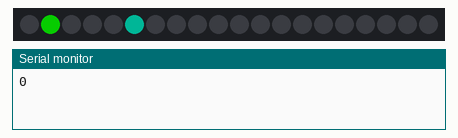
The sketch below on a simulated Arduino Uno, built with avr-gcc and run on an emulated ATmega328P. Parts: 20 RGB LEDs in strip order, left to right, the last lines printed to the serial monitor. Dim RGB values are drawn brighter than linear; random numbers use the default seed unless the sketch sets one.

Above: at 1.19 s.
At 5.05 s:
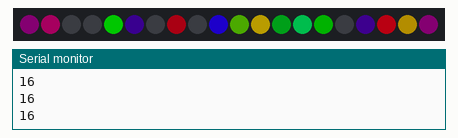
At 15.09 s:
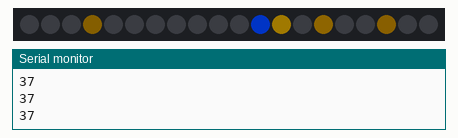
At 20.11 s:
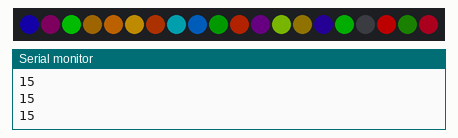
At 35.12 s:
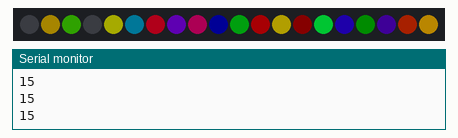
At 39.81 s:
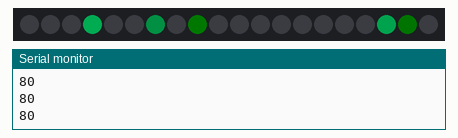

The sketch:

aatemplate.ino
```cpp
/* Display Template for FastLED

By: Andrew Tuline

Date: Oct, 2014

This is a simple FastLED display sequence template. This template also includes a time (rather than loop) based demo sequencer as well as a frame rate counter.

*/


#include "FastLED.h"                                          // FastLED library.

// Fixed definitions cannot change on the fly.
#define LED_DT 12                                             // Data pin to connect to the strip.
#define LED_CK 11
#define COLOR_ORDER BGR                                       // It's GRB for WS2812B
#define LED_TYPE APA102                                       // What kind of strip are you using (WS2801, WS2812B or APA102)?
#define NUM_LEDS 20                                           // Number of LED's.

// Initialize changeable global variables.
uint8_t max_bright = 128;                                     // Overall brightness definition. It can be changed on the fly.

struct CRGB leds[NUM_LEDS];                                   // Initialize our LED array.


// Define variables used by the sequences.
int      twinkrate = 100;                                     // The higher the value, the lower the number of twinkles.
uint8_t  thisdelay =  20;                                     // A delay value for the sequence(s).
uint8_t   thisfade =   8;                                     // How quickly does it fade? Lower = slower fade rate.
uint8_t    thishue =  50;                                     // The hue.
uint8_t    thissat = 100;                                     // The saturation, where 255 = brilliant colours.
uint8_t    thisbri = 255;                                     // Brightness of a sequence.
bool       randhue =   0;                                     // Do we want random colours all the time? 1 = yes.


void setup() {
  delay(1000);                                                 // Power-up safety delay or something like that.
  Serial.begin(57600);

//  LEDS.addLeds<LED_TYPE, LED_DT, COLOR_ORDER>(leds, NUM_LEDS);          // Use this for WS2812B
  LEDS.addLeds<LED_TYPE, LED_DT, LED_CK, COLOR_ORDER>(leds, NUM_LEDS);  // Use this for WS2801 or APA102

  FastLED.setBrightness(max_bright);
  set_max_power_in_volts_and_milliamps(5, 500);               // FastLED 2.1 Power management set at 5V, 500mA.
} // setup()


void loop () {
  ChangeMe();                                                 // Check the demo loop for changes to the variables.
  twinkle();                                                  // Call our sequence.
  show_at_max_brightness_for_power();                         // Power managed display of LED's.
  delay_at_max_brightness_for_power(2.5*thisdelay);           // Power managed FastLED delay.
  Serial.println(LEDS.getFPS());                            // Display frames per second on the serial monitor. Disable the delay in order to see how fast/efficient your sequence is.
} // loop()


void twinkle() {
  if (twinkrate < NUM_LEDS) twinkrate = NUM_LEDS;             // Makes sure the twinkrate will cover ALL of the LED's as it's used as the maximum LED index value.
  int i = random16(twinkrate);													      // A random number based on twinkrate. Higher number => fewer twinkles.
  if (randhue) thishue = random16(0,255);                     // Randomize every LED if TRUE
  if (i < NUM_LEDS) leds[i] = CHSV(thishue, thissat, thisbri); // Only the lowest probability twinkles will do. You could even randomize the hue/saturation.
  for (int j = 0; j < NUM_LEDS; j++) leds[j].fadeToBlackBy(thisfade); // Use the FastLED 2.1 fade method.
} // twinkle()


void ChangeMe() {                                             // A time (rather than loop) based demo sequencer. This gives us full control over the length of each sequence.
  uint8_t secondHand = (millis() / 1000) % 15;                // IMPORTANT!!! Change '15' to a different value to change duration of the loop.
  static uint8_t lastSecond = 99;                             // Static variable, means it's only defined once. This is our 'debounce' variable.
  if (lastSecond != secondHand) {                             // Debounce to make sure we're not repeating an assignment.
    lastSecond = secondHand;
    if (secondHand ==  0)  {thisdelay = 20; randhue = 1; thissat=255; thisfade=16; thisdelay=50; twinkrate=20;}  // You can change values here, one at a time , or altogether.
    if (secondHand ==  5)  {thisdelay = 20; randhue = 0; thishue=128; thisfade=64; thisdelay=10; twinkrate=100;}
    if (secondHand == 10)  {thisdelay = 20; thishue=random16(0,64); twinkrate=40;}                               // Only gets called once, and not continuously for the next several seconds. Therefore, no rainbows.
    if (secondHand == 15)  {}
    if (secondHand == 20)  {}
    if (secondHand == 25)  {}
    if (secondHand == 30)  {}
    if (secondHand == 35)  {}
    if (secondHand == 40)  {}
    if (secondHand == 45)  {}
    if (secondHand == 50)  {}
    if (secondHand == 55)  {}
  }
} // ChangeMe()
```
